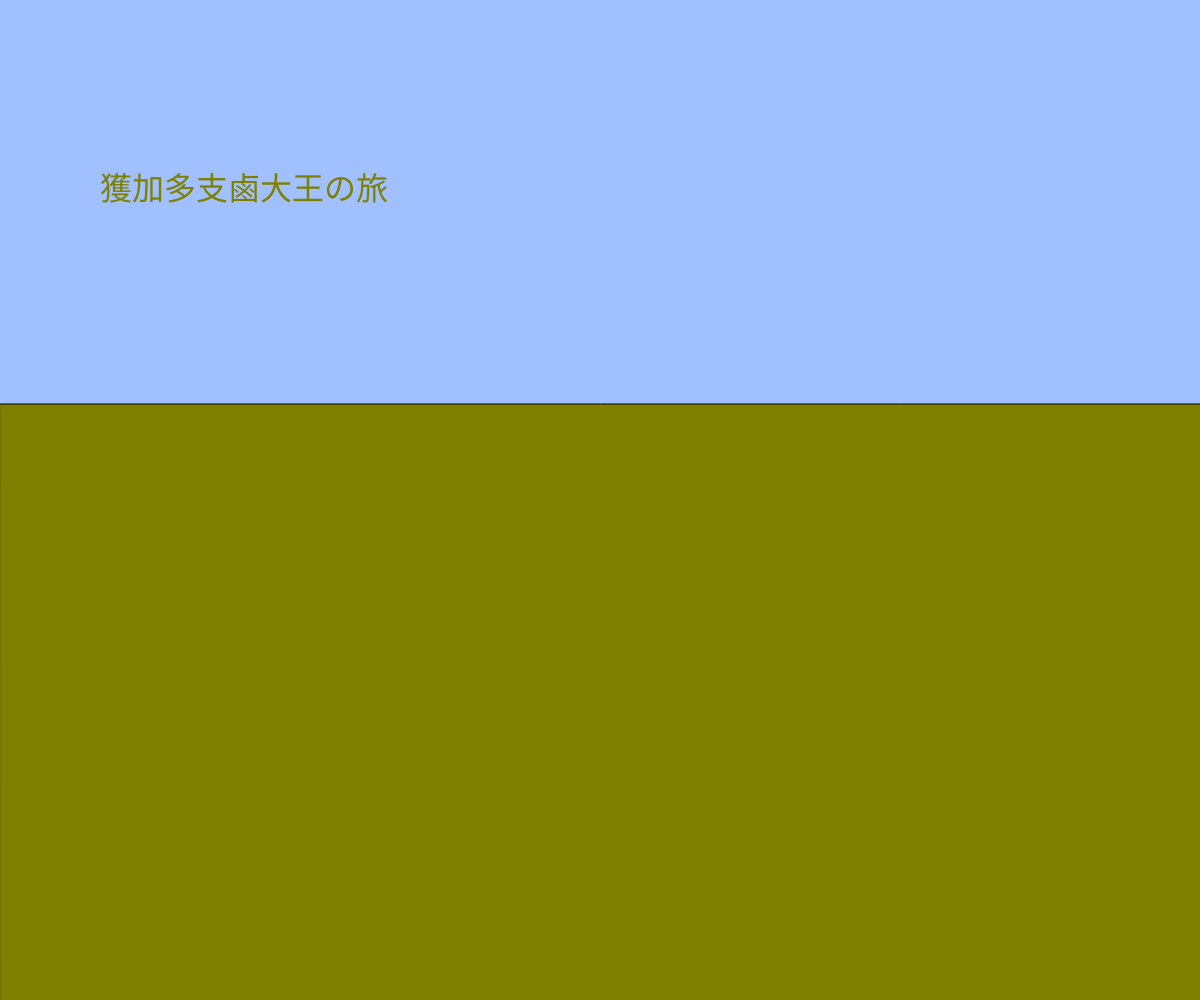
Frame 1 (no input)
Frame 60 (no input): identical to frame 1, image omitted
Frame 120 (the mouse pressed at the canvas centre since frame 60): identical to frame 1, image omitted

The p5.js sketch that drew this single still picture (run headless with seeded random() and noise() and a simulated clock; from frame 60 on, the mouse is pressed at the canvas centre):

// p5.js sketch
// ── sketch.js
// テキスト「キーボード操作に反応する」
let x, y, vy;
let increment = 0;
const g = 1; // Gravity
const jump = 20; // Jump power
const ground = 404;

function setup(){
  createCanvas(windowWidth, windowHeight);
  x = width / 2;
  y = height / 2;
  vy = 0;
  textSize(32);
}



function draw(){
  background(160, 192, 255);// 背景をある色で設定する
  fill(128,0,128);// この文より下の図形は、ある色で設定する
  ellipse(x, y, 50);// 半径50の円を描く
  fill(128,128,0);// この文より下の図形は、ある色で設定する
  rect(0,404,1500,1000)// 左上の点を規準に、横幅と縦幅のある長方形を描く
  if (keyIsPressed) {// もし、その人がキーボードを触っていたら、
    if (keyCode !== LEFT_ARROW) {// そのキーが左矢印ではない時、
      incrementL = 5;// 左定数を５をする
    }
  else {
   incrementL = 0;// 左定数を0をする
    }
  if (keyIsPressed) {
      // 特定のキーのキーコードを確認
    if (keyCode !== RIGHT_ARROW) {
        incrementR = 5;
      }
  else {
     incrementR= 0;
      }
  if(keyIsDown(LEFT_ARROW)){ x -= incrementL+5; }
  if(keyIsDown(RIGHT_ARROW)){ x += incrementR+5; }  
}
}
if(x > width){ x = 0; }
  else if(x < 0){ x = width; }
text("獲加多支鹵大王の旅", 100, 200);

y += vy;
if(y >404)
   vy += g;
else{
  vy = 0;
}
function mousePressed(){
  if(y < 404){ // 地面にいるときだけジャンプできる（この条件をなくせば空中ジャンプが可能になります）
    vy = -jump;     
  }
}
}
